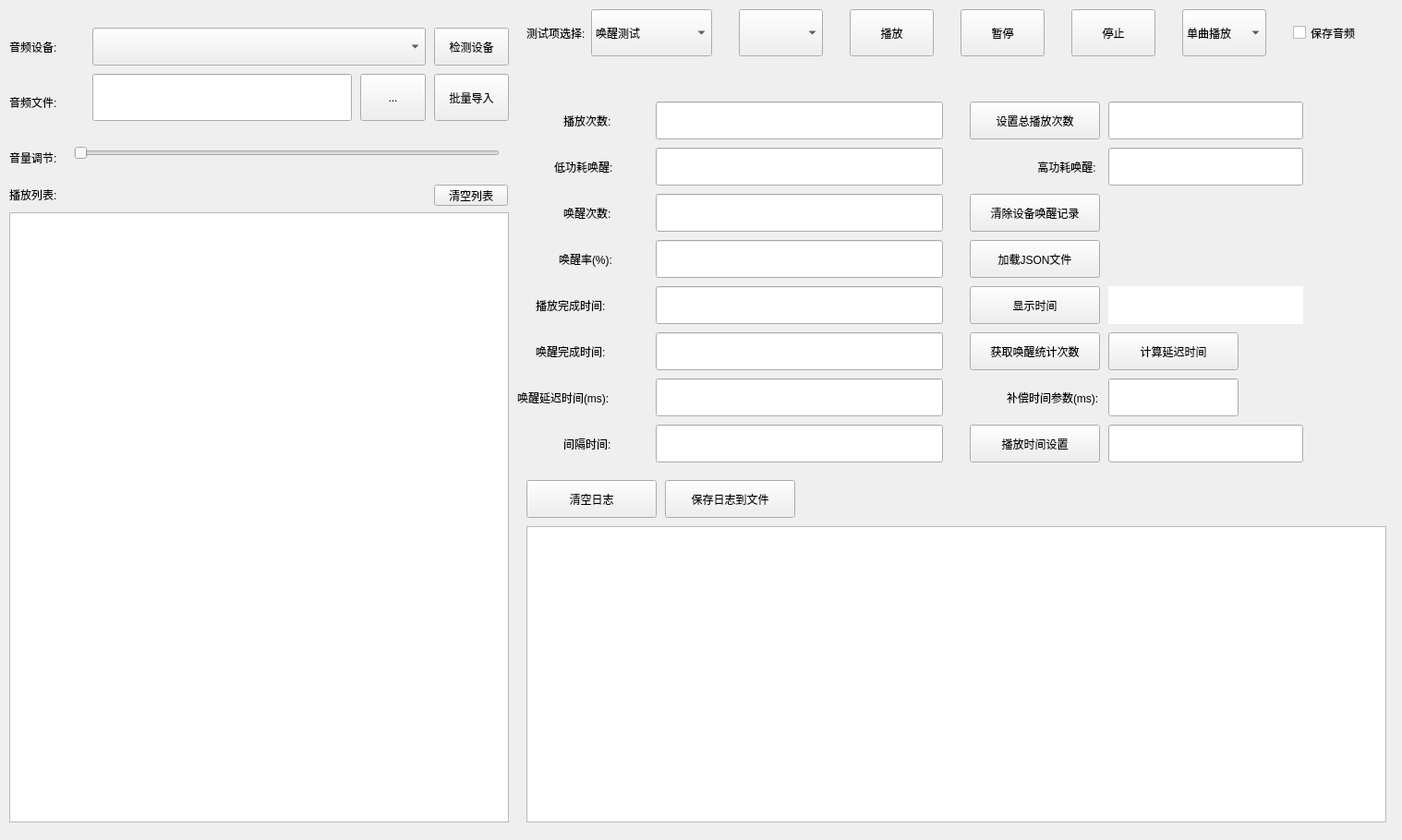
<?xml version="1.0" encoding="UTF-8"?>
<ui version="4.0">
 <class>Widget</class>
 <widget class="QWidget" name="Widget">
  <property name="geometry">
   <rect>
    <x>0</x>
    <y>0</y>
    <width>1518</width>
    <height>910</height>
   </rect>
  </property>
  <property name="windowTitle">
   <string>Widget</string>
  </property>
  <widget class="QComboBox" name="AudioDevComboBox">
   <property name="geometry">
    <rect>
     <x>100</x>
     <y>30</y>
     <width>361</width>
     <height>41</height>
    </rect>
   </property>
  </widget>
  <widget class="QLabel" name="label">
   <property name="geometry">
    <rect>
     <x>10</x>
     <y>30</y>
     <width>111</width>
     <height>41</height>
    </rect>
   </property>
   <property name="text">
    <string>音频设备:</string>
   </property>
  </widget>
  <widget class="QLineEdit" name="AudioFilelNameEdit">
   <property name="geometry">
    <rect>
     <x>100</x>
     <y>80</y>
     <width>281</width>
     <height>51</height>
    </rect>
   </property>
  </widget>
  <widget class="QLabel" name="label_2">
   <property name="geometry">
    <rect>
     <x>10</x>
     <y>90</y>
     <width>111</width>
     <height>41</height>
    </rect>
   </property>
   <property name="text">
    <string>音频文件:</string>
   </property>
  </widget>
  <widget class="QPushButton" name="AudioFileBtn">
   <property name="geometry">
    <rect>
     <x>390</x>
     <y>80</y>
     <width>71</width>
     <height>51</height>
    </rect>
   </property>
   <property name="text">
    <string>...</string>
   </property>
  </widget>
  <widget class="QWidget" name="widget" native="true">
   <property name="geometry">
    <rect>
     <x>560</x>
     <y>0</y>
     <width>951</width>
     <height>1141</height>
    </rect>
   </property>
   <widget class="QPushButton" name="WakeTestBtn">
    <property name="geometry">
     <rect>
      <x>360</x>
      <y>10</y>
      <width>91</width>
      <height>51</height>
     </rect>
    </property>
    <property name="text">
     <string>播放</string>
    </property>
   </widget>
   <widget class="QPushButton" name="WakeTestPauseBtn">
    <property name="geometry">
     <rect>
      <x>480</x>
      <y>10</y>
      <width>91</width>
      <height>51</height>
     </rect>
    </property>
    <property name="text">
     <string>暂停</string>
    </property>
   </widget>
   <widget class="QPushButton" name="WakeTestStopBtn">
    <property name="geometry">
     <rect>
      <x>600</x>
      <y>10</y>
      <width>91</width>
      <height>51</height>
     </rect>
    </property>
    <property name="text">
     <string>停止</string>
    </property>
   </widget>
   <widget class="QLabel" name="label_7">
    <property name="geometry">
     <rect>
      <x>10</x>
      <y>20</y>
      <width>91</width>
      <height>31</height>
     </rect>
    </property>
    <property name="text">
     <string>测试项选择:</string>
    </property>
   </widget>
   <widget class="QComboBox" name="TestModeComboBox">
    <property name="geometry">
     <rect>
      <x>80</x>
      <y>10</y>
      <width>131</width>
      <height>51</height>
     </rect>
    </property>
    <item>
     <property name="text">
      <string>唤醒测试</string>
     </property>
    </item>
    <item>
     <property name="text">
      <string>字准率测试</string>
     </property>
    </item>
   </widget>
   <widget class="QComboBox" name="PlayModeComboBox">
    <property name="geometry">
     <rect>
      <x>720</x>
      <y>10</y>
      <width>91</width>
      <height>51</height>
     </rect>
    </property>
    <item>
     <property name="text">
      <string>单曲播放</string>
     </property>
    </item>
    <item>
     <property name="text">
      <string>单曲循环</string>
     </property>
    </item>
    <item>
     <property name="text">
      <string>顺序播放</string>
     </property>
    </item>
    <item>
     <property name="text">
      <string>顺序循环</string>
     </property>
    </item>
   </widget>
   <widget class="QStackedWidget" name="stackedWidget">
    <property name="geometry">
     <rect>
      <x>0</x>
      <y>100</y>
      <width>921</width>
      <height>401</height>
     </rect>
    </property>
    <property name="currentIndex">
     <number>0</number>
    </property>
    <widget class="QWidget" name="page">
     <widget class="QLineEdit" name="WakeIntervalTimeEdit">
      <property name="geometry">
       <rect>
        <x>150</x>
        <y>360</y>
        <width>311</width>
        <height>41</height>
       </rect>
      </property>
     </widget>
     <widget class="QLabel" name="label_5">
      <property name="geometry">
       <rect>
        <x>50</x>
        <y>110</y>
        <width>91</width>
        <height>41</height>
       </rect>
      </property>
      <property name="text">
       <string>唤醒次数:</string>
      </property>
     </widget>
     <widget class="QLineEdit" name="WakeDevCountEdit">
      <property name="geometry">
       <rect>
        <x>150</x>
        <y>110</y>
        <width>311</width>
        <height>41</height>
       </rect>
      </property>
     </widget>
     <widget class="QLineEdit" name="WakePlayCycleCountEdit">
      <property name="geometry">
       <rect>
        <x>150</x>
        <y>10</y>
        <width>311</width>
        <height>41</height>
       </rect>
      </property>
     </widget>
     <widget class="QLabel" name="label_3">
      <property name="geometry">
       <rect>
        <x>50</x>
        <y>360</y>
        <width>91</width>
        <height>41</height>
       </rect>
      </property>
      <property name="text">
       <string>间隔时间:</string>
      </property>
     </widget>
     <widget class="QLabel" name="label_6">
      <property name="geometry">
       <rect>
        <x>45</x>
        <y>160</y>
        <width>71</width>
        <height>41</height>
       </rect>
      </property>
      <property name="text">
       <string>唤醒率(%):</string>
      </property>
     </widget>
     <widget class="QLabel" name="label_4">
      <property name="geometry">
       <rect>
        <x>50</x>
        <y>10</y>
        <width>91</width>
        <height>41</height>
       </rect>
      </property>
      <property name="text">
       <string>播放次数:</string>
      </property>
     </widget>
     <widget class="QLineEdit" name="WakeupRateEdit">
      <property name="geometry">
       <rect>
        <x>150</x>
        <y>160</y>
        <width>311</width>
        <height>41</height>
       </rect>
      </property>
     </widget>
     <widget class="QPushButton" name="GetWakeTestResultBtn">
      <property name="geometry">
       <rect>
        <x>490</x>
        <y>260</y>
        <width>141</width>
        <height>41</height>
       </rect>
      </property>
      <property name="text">
       <string>获取唤醒统计次数</string>
      </property>
     </widget>
     <widget class="QLabel" name="label_11">
      <property name="geometry">
       <rect>
        <x>20</x>
        <y>210</y>
        <width>101</width>
        <height>41</height>
       </rect>
      </property>
      <property name="text">
       <string>播放完成时间:</string>
      </property>
     </widget>
     <widget class="QLineEdit" name="WakePlayFinishTimeEdit">
      <property name="geometry">
       <rect>
        <x>150</x>
        <y>210</y>
        <width>311</width>
        <height>41</height>
       </rect>
      </property>
     </widget>
     <widget class="QLabel" name="label_16">
      <property name="geometry">
       <rect>
        <x>20</x>
        <y>260</y>
        <width>111</width>
        <height>41</height>
       </rect>
      </property>
      <property name="text">
       <string>唤醒完成时间:</string>
      </property>
     </widget>
     <widget class="QLineEdit" name="WakeFinishTimeEdit">
      <property name="geometry">
       <rect>
        <x>150</x>
        <y>260</y>
        <width>311</width>
        <height>41</height>
       </rect>
      </property>
     </widget>
     <widget class="QLabel" name="label_17">
      <property name="geometry">
       <rect>
        <x>0</x>
        <y>310</y>
        <width>121</width>
        <height>41</height>
       </rect>
      </property>
      <property name="text">
       <string>唤醒延迟时间(ms):</string>
      </property>
     </widget>
     <widget class="QLineEdit" name="WakeDelayTimeEdit">
      <property name="geometry">
       <rect>
        <x>150</x>
        <y>310</y>
        <width>311</width>
        <height>41</height>
       </rect>
      </property>
     </widget>
     <widget class="QPushButton" name="SetPlaySumBtn">
      <property name="geometry">
       <rect>
        <x>490</x>
        <y>10</y>
        <width>141</width>
        <height>41</height>
       </rect>
      </property>
      <property name="text">
       <string>设置总播放次数</string>
      </property>
     </widget>
     <widget class="QPushButton" name="pushButton_2">
      <property name="geometry">
       <rect>
        <x>490</x>
        <y>360</y>
        <width>141</width>
        <height>41</height>
       </rect>
      </property>
      <property name="text">
       <string>播放时间设置</string>
      </property>
     </widget>
     <widget class="QLineEdit" name="SetPlaySumEdit">
      <property name="geometry">
       <rect>
        <x>640</x>
        <y>10</y>
        <width>211</width>
        <height>41</height>
       </rect>
      </property>
     </widget>
     <widget class="QLineEdit" name="WakePlayCycleCountEdit_3">
      <property name="geometry">
       <rect>
        <x>640</x>
        <y>360</y>
        <width>211</width>
        <height>41</height>
       </rect>
      </property>
     </widget>
     <widget class="QPushButton" name="CalcDelayTimeBtn">
      <property name="geometry">
       <rect>
        <x>640</x>
        <y>260</y>
        <width>141</width>
        <height>41</height>
       </rect>
      </property>
      <property name="text">
       <string>计算延迟时间</string>
      </property>
     </widget>
     <widget class="QPushButton" name="ClearDevWakeRecordBtn">
      <property name="geometry">
       <rect>
        <x>490</x>
        <y>110</y>
        <width>141</width>
        <height>41</height>
       </rect>
      </property>
      <property name="text">
       <string>清除设备唤醒记录</string>
      </property>
     </widget>
     <widget class="QLabel" name="UpdateTimeLabel">
      <property name="geometry">
       <rect>
        <x>640</x>
        <y>210</y>
        <width>211</width>
        <height>41</height>
       </rect>
      </property>
      <property name="styleSheet">
       <string notr="true">background-color: rgb(255, 255, 255);
font: 16pt &quot;新宋体&quot;;
color: rgb(255, 0, 0);
font: 75 12pt &quot;Agency FB&quot;;</string>
      </property>
      <property name="text">
       <string/>
      </property>
     </widget>
     <widget class="QLineEdit" name="TimeCompensationEdit">
      <property name="geometry">
       <rect>
        <x>640</x>
        <y>310</y>
        <width>141</width>
        <height>41</height>
       </rect>
      </property>
     </widget>
     <widget class="QLabel" name="label_18">
      <property name="geometry">
       <rect>
        <x>530</x>
        <y>310</y>
        <width>101</width>
        <height>41</height>
       </rect>
      </property>
      <property name="text">
       <string>补偿时间参数(ms):</string>
      </property>
     </widget>
     <widget class="QPushButton" name="DisplayDateTimeBtn">
      <property name="geometry">
       <rect>
        <x>490</x>
        <y>210</y>
        <width>141</width>
        <height>41</height>
       </rect>
      </property>
      <property name="text">
       <string>显示时间</string>
      </property>
     </widget>
     <widget class="QPushButton" name="LoadJSON">
      <property name="geometry">
       <rect>
        <x>490</x>
        <y>160</y>
        <width>141</width>
        <height>41</height>
       </rect>
      </property>
      <property name="text">
       <string>加载JSON文件</string>
      </property>
     </widget>
     <widget class="QLabel" name="label_13">
      <property name="geometry">
       <rect>
        <x>40</x>
        <y>60</y>
        <width>101</width>
        <height>41</height>
       </rect>
      </property>
      <property name="text">
       <string>低功耗唤醒:</string>
      </property>
     </widget>
     <widget class="QLabel" name="label_15">
      <property name="geometry">
       <rect>
        <x>560</x>
        <y>60</y>
        <width>71</width>
        <height>41</height>
       </rect>
      </property>
      <property name="text">
       <string> 高功耗唤醒:</string>
      </property>
     </widget>
     <widget class="QLineEdit" name="HighWakeDevCountEdit">
      <property name="geometry">
       <rect>
        <x>150</x>
        <y>60</y>
        <width>311</width>
        <height>41</height>
       </rect>
      </property>
     </widget>
     <widget class="QLineEdit" name="LowWakeDevCountEdit">
      <property name="geometry">
       <rect>
        <x>640</x>
        <y>60</y>
        <width>211</width>
        <height>41</height>
       </rect>
      </property>
     </widget>
    </widget>
    <widget class="QWidget" name="page_2">
     <widget class="QLineEdit" name="CharTestPalyCountEdit">
      <property name="geometry">
       <rect>
        <x>260</x>
        <y>70</y>
        <width>281</width>
        <height>41</height>
       </rect>
      </property>
     </widget>
     <widget class="QLineEdit" name="lineEdit_7">
      <property name="geometry">
       <rect>
        <x>260</x>
        <y>120</y>
        <width>281</width>
        <height>41</height>
       </rect>
      </property>
     </widget>
     <widget class="QLineEdit" name="CharTestIntervalTimeEdit">
      <property name="geometry">
       <rect>
        <x>260</x>
        <y>20</y>
        <width>281</width>
        <height>41</height>
       </rect>
      </property>
     </widget>
     <widget class="QLabel" name="label_9">
      <property name="geometry">
       <rect>
        <x>170</x>
        <y>70</y>
        <width>81</width>
        <height>41</height>
       </rect>
      </property>
      <property name="text">
       <string>播放次数:</string>
      </property>
     </widget>
     <widget class="QLabel" name="label_10">
      <property name="geometry">
       <rect>
        <x>160</x>
        <y>120</y>
        <width>91</width>
        <height>41</height>
       </rect>
      </property>
      <property name="text">
       <string>字准相似度:</string>
      </property>
     </widget>
     <widget class="QLabel" name="label_8">
      <property name="geometry">
       <rect>
        <x>170</x>
        <y>20</y>
        <width>101</width>
        <height>41</height>
       </rect>
      </property>
      <property name="text">
       <string>时间间隔:</string>
      </property>
     </widget>
     <widget class="QPushButton" name="GetCharTestDataBtn">
      <property name="geometry">
       <rect>
        <x>560</x>
        <y>120</y>
        <width>171</width>
        <height>41</height>
       </rect>
      </property>
      <property name="text">
       <string>获取字准数据计算</string>
      </property>
     </widget>
    </widget>
   </widget>
   <widget class="QTextEdit" name="textEdit">
    <property name="geometry">
     <rect>
      <x>10</x>
      <y>570</y>
      <width>931</width>
      <height>321</height>
     </rect>
    </property>
   </widget>
   <widget class="QPushButton" name="ClearTextEditBtn">
    <property name="geometry">
     <rect>
      <x>10</x>
      <y>520</y>
      <width>141</width>
      <height>41</height>
     </rect>
    </property>
    <property name="text">
     <string>清空日志</string>
    </property>
   </widget>
   <widget class="QPushButton" name="SaveLogFileBtn">
    <property name="geometry">
     <rect>
      <x>160</x>
      <y>520</y>
      <width>141</width>
      <height>41</height>
     </rect>
    </property>
    <property name="text">
     <string>保存日志到文件</string>
    </property>
   </widget>
   <widget class="QCheckBox" name="SaveBox">
    <property name="geometry">
     <rect>
      <x>840</x>
      <y>10</y>
      <width>91</width>
      <height>51</height>
     </rect>
    </property>
    <property name="text">
     <string>保存音频</string>
    </property>
   </widget>
   <widget class="QComboBox" name="EQcomboBox">
    <property name="geometry">
     <rect>
      <x>240</x>
      <y>10</y>
      <width>91</width>
      <height>51</height>
     </rect>
    </property>
   </widget>
  </widget>
  <widget class="QListWidget" name="listWidget">
   <property name="geometry">
    <rect>
     <x>10</x>
     <y>230</y>
     <width>541</width>
     <height>661</height>
    </rect>
   </property>
  </widget>
  <widget class="QPushButton" name="AudioFileBulkBtn">
   <property name="geometry">
    <rect>
     <x>470</x>
     <y>80</y>
     <width>81</width>
     <height>51</height>
    </rect>
   </property>
   <property name="text">
    <string>批量导入</string>
   </property>
  </widget>
  <widget class="QLabel" name="label_12">
   <property name="geometry">
    <rect>
     <x>10</x>
     <y>190</y>
     <width>111</width>
     <height>41</height>
    </rect>
   </property>
   <property name="text">
    <string>播放列表:</string>
   </property>
  </widget>
  <widget class="QSlider" name="VolumeSlider">
   <property name="geometry">
    <rect>
     <x>80</x>
     <y>150</y>
     <width>461</width>
     <height>31</height>
    </rect>
   </property>
   <property name="orientation">
    <enum>Qt::Horizontal</enum>
   </property>
  </widget>
  <widget class="QLabel" name="label_14">
   <property name="geometry">
    <rect>
     <x>10</x>
     <y>150</y>
     <width>111</width>
     <height>41</height>
    </rect>
   </property>
   <property name="text">
    <string>音量调节:</string>
   </property>
  </widget>
  <widget class="QPushButton" name="ClearList">
   <property name="geometry">
    <rect>
     <x>470</x>
     <y>200</y>
     <width>80</width>
     <height>23</height>
    </rect>
   </property>
   <property name="text">
    <string>清空列表</string>
   </property>
  </widget>
  <widget class="QPushButton" name="pushButton">
   <property name="geometry">
    <rect>
     <x>470</x>
     <y>30</y>
     <width>81</width>
     <height>41</height>
    </rect>
   </property>
   <property name="text">
    <string>检测设备</string>
   </property>
  </widget>
 </widget>
 <resources/>
 <connections/>
</ui>
